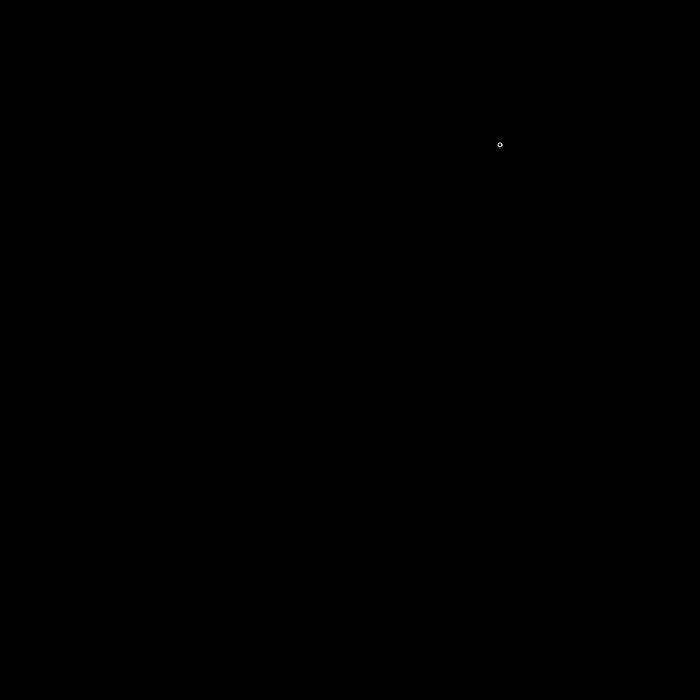
Frame 1 (no input)
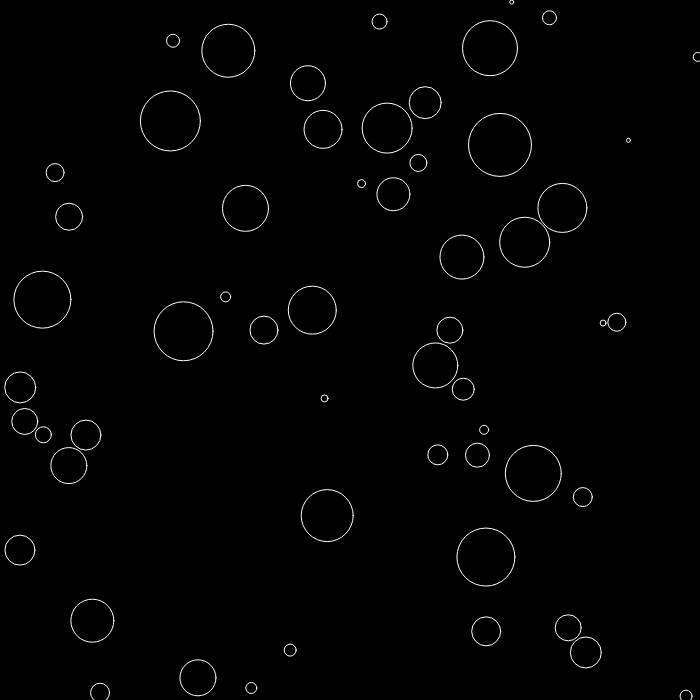
Frame 60 (no input)
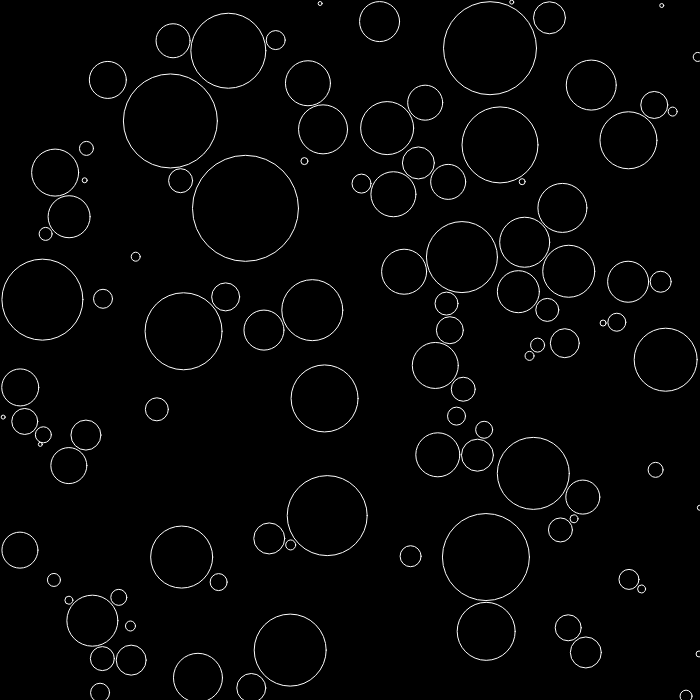
Frame 120 (the mouse pressed at the canvas centre since frame 60)

The p5.js sketch that drew these frames (run headless with seeded random() and noise() and a simulated clock; from frame 60 on, the mouse is pressed at the canvas centre):

// p5.js sketch
// ── sketch.js
let bubbles = [];

function setup() {
  createCanvas(700, 700);
}

function draw() {
  background(0);

  const newB = newBubble();
  if (newB != null) bubbles.push(newB);
  if (bubbles.length > 999) noLoop();

  for (const bubble of bubbles) {
    if (bubble.growing) {
      if (bubble.edgesTouch()) bubble.growing = false;
      else {
        for (const otherB of bubbles) {
          if (bubble != otherB) {
            const distance = dist(bubble.x, bubble.y, otherB.x, otherB.y);
            if (distance - 2 < bubble.radius + otherB.radius) {
              bubble.growing = false;
              break;
            }
          }
        }
      }
    }
    bubble.show();
    bubble.grow();
  }
}

function newBubble() {
  const x = random(width);
  const y = random(height);

  let validToDraw = true;
  for (const bubble of bubbles) {
    const distance = dist(x, y, bubble.x, bubble.y);

    if (distance - 2 < bubble.radius) {
      validToDraw = false;
      break;
    }
  }

  if (validToDraw) return new Bubble(x, y);
  else return null;
}
// ── bubble.js
class Bubble {
  
  constructor(x, y){
    this.x = x;
    this.y = y;
    this.radius = 2;
    this.growing = true;
  }
  
  grow() {
    if (this.growing) this.radius += 0.5;
  }
  
  edgesTouch() {
    const offset = 2;
    const rightTouch = this.x + this.radius > (width + offset);
    const leftTouch = this.x - this.radius < offset;
    const upTouch = this.y + this.radius > (height + offset);
    const lowTouch = this.y - this.radius < offset;
    
    return (rightTouch || leftTouch || upTouch || lowTouch);
  }
  
  show() {
    noFill();
    stroke(255);
    ellipse(this.x, this.y, this.radius*2, this.radius*2);
  }
}
